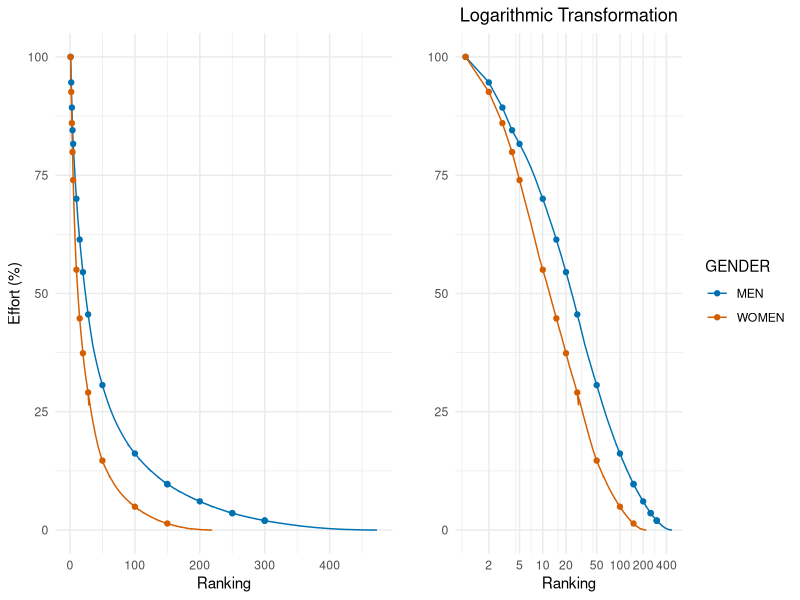
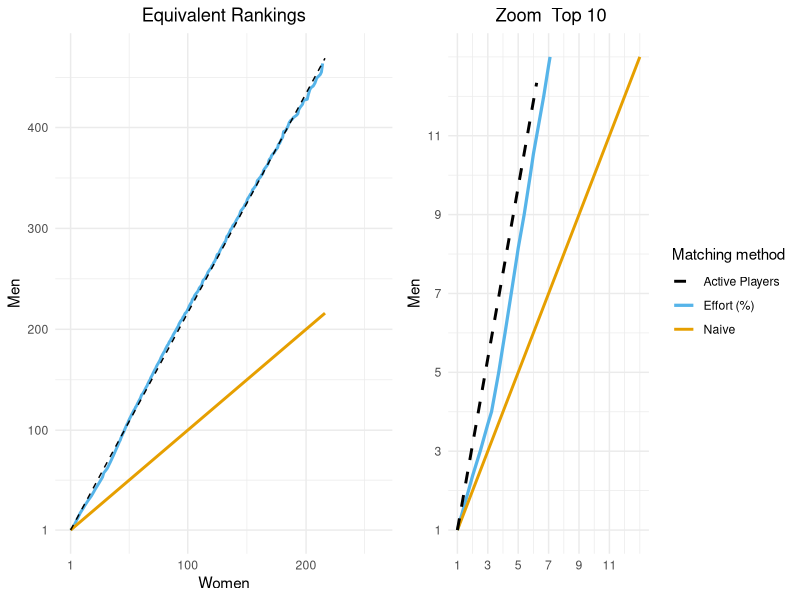
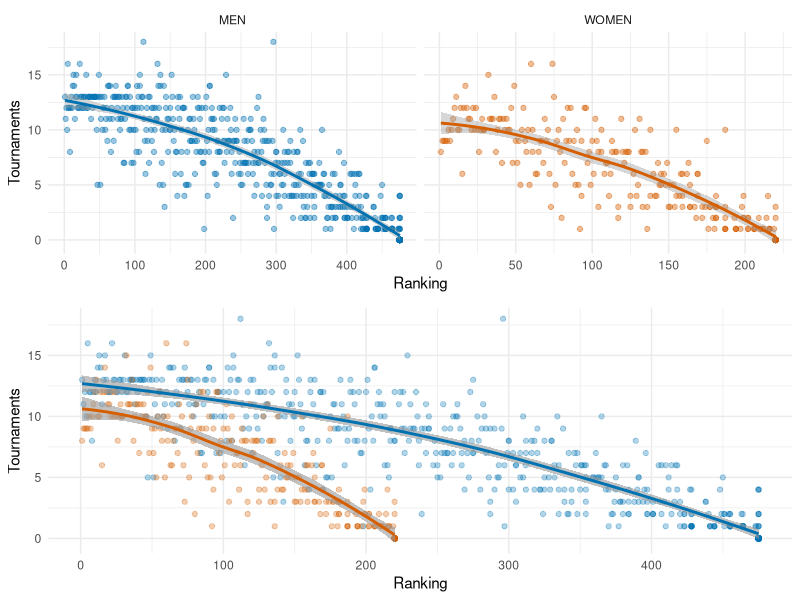
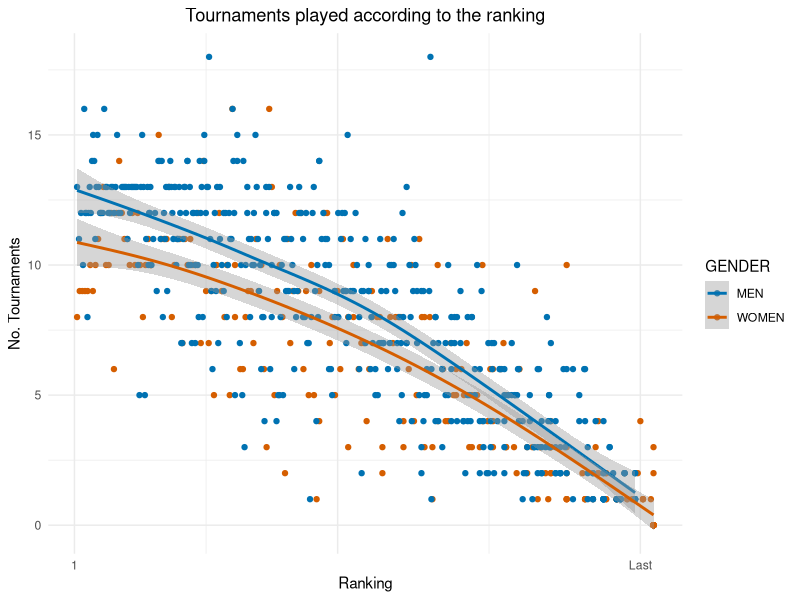

Recreate these plots in R, in order.
options(stringsAsFactor = F)
options(warn = F)
library(plyr)
library(dplyr)
library(magrittr)
library(ggplot2)
library(stringr)
library(gridExtra)
library(zoo)
theme_set(theme_minimal())

#1.- LOAD THE DATA AND CLEAN IT ------------------------------------------------

#Women -

ranking <- read.csv("PSA Rankings/Womens April.csv") 
colnames(ranking) <- c("Rank", "Points", "Avg")
ranking <- ranking[-grep('Flag', ranking$Rank),]
ranking %<>% .[-c(1:2),]

RANK <- list(NULL)
for(i in 1:(dim(ranking)[1]/3) ){
  
  #print(i)
  RANK[[i]] <- ranking[c((1 + (3 * (i-1) )):(3 + (3 * (i-1) ))), ]
  
}

RANK_WOMEN <- ldply(RANK, function(x){
  y <- as.character(x[1,1])
  y[2]<- as.character(x[2,1])
  y[3]<- as.numeric(as.character(x[3,1]) )
  y[4]<- as.character(x[3,2]) %>% str_replace_all(',', '') 
  y[5]<- as.character(x[3,3]) %>% str_replace_all(',', '') 
  y
})

colnames(RANK_WOMEN) <- c("Ranking", "Name", "Tournaments", "Points", "Avg")


# Men - 


ranking <- read.csv("PSA Rankings/Mens April.csv") 
colnames(ranking) <- c("Rank", "Points", "Avg")
ranking <- ranking[-grep('Flag', ranking$Rank),]
ranking %<>% .[-c(1:2),]

RANK <- list(NULL)
for(i in 1:(dim(ranking)[1]/3) ){
  
  #print(i)
  RANK[[i]] <- ranking[c((1 + (3 * (i-1) )):(3 + (3 * (i-1) ))), ]
  
}

RANK_MEN <- ldply(RANK, function(x){
  y <- as.character(x[1,1])
  y[2]<- as.character(x[2,1])
  y[3]<- as.numeric(as.character(x[3,1]) )
  y[4]<- as.character(x[3,2]) %>% str_replace_all(',', '') 
  y[5]<- as.character(x[3,3]) %>% str_replace_all(',', '') 
  y
})

colnames(RANK_MEN) <- c("Ranking", "Name", "Tournaments", "Points", "Avg")

#Bind both ranks

RANK_MEN$GENDER <- 'MEN'
RANK_WOMEN$GENDER <- 'WOMEN'

RANK <- rbind(RANK_MEN, RANK_WOMEN)

#2.- DESCRIPTIVE ANALYSIS -----------------------------------------------------


Summary <- RANK %>% ddply(.(GENDER), function(x){
  c(Average = sum(as.numeric(x$Avg)), 
  Points = sum(as.numeric(x$Points)), No.Players = length(x$Avg),
  Active.Players = nrow(x[x$Points>0,]), 
  Inactive.Pct = (nrow(x[x$Points==0,])/nrow(x)*100) %>% round(2)) 
})


#Check the relationship between points and average points
Summary$Tr.points <- Summary$Points/Summary$Average




#3.- Analysis using Average as the value of each observation

RANK[,-c(2,6)] %<>% sapply(as.numeric)


RANK %<>% ddply(.(GENDER), function(x){
  x$Avg.Pct <- (x$Avg/sum(x$Avg)) 
  y <- arrange(x, desc(Ranking))
  y$Pct.Cum <- cumsum(y$Avg.Pct)%>%  round(4)
  y
})

RANK.Active <- subset(RANK, Points>0)
R.points <- subset(RANK.Active, Ranking%in%c(1:5,10,15, 20,28, 50,100,150,200,250,300,400))

A1 <- ggplot(RANK.Active, aes(y=Pct.Cum*100,  x = Ranking, color = GENDER)) + 
  geom_line() +
 geom_point( data=R.points, aes(y=Pct.Cum*100,  x = Ranking, color = GENDER)) +
  scale_colour_manual(values=c( '#0072B2', "#D55E00")) + 
  scale_x_log10(breaks = c(2, 10, 5,50, 20,100,200,400)) +
  labs(y = '') + 
  ggtitle("Logarithmic Transformation") +
  theme(plot.title=element_text(hjust=.5))

A2 <- ggplot(RANK.Active, aes(y=Pct.Cum*100,  x = Ranking, color = GENDER)) + 
  geom_line() +
   geom_point( data=R.points, aes(y=Pct.Cum*100,  x = Ranking, color = GENDER)) +
  scale_colour_manual(values=c( '#0072B2', "#D55E00")) + 
  #scale_x_log10(breaks = c(2, 10, 5,50, 20,100,200,400)) +
  labs(y = 'Effort (%)', title = '') + 
  #ggtitle("Normal view") + 
  theme(plot.title=element_text(hjust=.5), legend.position = 'none')

grid.arrange(A2, A1, ncol =2)

#Comparison vector 

Comparison <- data.frame(V1 = seq(0,1, by=.0001) %>% round(4) %>%  as.character)

MEN <- subset(RANK.Active, GENDER=='MEN', select = c('Pct.Cum','Ranking')) %>% 
  ddply(.(Ranking), function(x){(mean(x$Pct.Cum) %>% round(4)) %>% as.character})

WOMEN <- subset(RANK.Active, GENDER=='WOMEN', select = c('Pct.Cum','Ranking')) %>% 
  ddply(.(Ranking), function(x){(mean(x$Pct.Cum) %>% round(4)) %>% as.character})
  
C1 <- join(Comparison, MEN)

colnames(C1) <- c('V1', 'Men')

C1 <- join(C1,WOMEN, match ='first') 
       
colnames(C1) <- c('V1', 'Men', 'Women')    

C1 %<>% apply(2,as.numeric) %>% data.frame %>% arrange(desc(V1))


#Get the table for the comparison

D1 <- subset(C1, !is.na(Men) | !is.na(Women))


D1$Men %<>% na.approx(D1$V1) 
D1$Women %<>% na.approx(D1$V1)



D1$V2 <- D1$Women
D1$V3 <- 472/217*D1$Women - 255/217

R1 <- ggplot(data=D1, aes(x= Women, y = Men)) +
  geom_line(aes(color = 'Effort (%)'), size = 1) +# geom_point() +
  geom_line( linetype =1, aes(colour = 'Naive', y =V2), size =1) +
  geom_line( linetype =2, aes(colour = 'Active Players', y =V3), size = .5) +
scale_colour_manual(name="Matching tecnique",
                    values=c(`Effort (%)` ="#56B4E9", Naive="#E69F00",
                             `Active Players`="BLACK"))+
  scale_x_continuous(limits = c(1,260), breaks = c(1,100,200))+
  scale_y_continuous(limits = c(1,470), breaks = c(1,100,200,300,400)) +
  ggtitle('Equivalent Rankings') +
  theme(plot.title=element_text(hjust=.5), legend.position = 'none')


R2 <- ggplot(data=D1, aes(x= Women, y = Men)) +
  geom_line(aes(color = 'Effort (%)'), size = 1.1) +# geom_point() +
  geom_line( linetype =1, aes(colour = 'Naive', y =V2),size = 1) +
  geom_line( linetype =2, aes(colour = 'Active Players', y =V3), size = 1) +
  scale_colour_manual(name="Matching method",
                      values=c(`Effort (%)` ="#56B4E9", Naive="#E69F00",
                               `Active Players`="BLACK"))+
  scale_x_continuous(limits = c(1,13), breaks = c(1,3,5,7,9,11))+
  scale_y_continuous(limits = c(1,13), breaks = c(1,3,5,7,9,11)) +
  ggtitle(' Zoom  Top 10') +
  labs (x='')+
  theme(plot.title=element_text(hjust=.5))
  

grid.arrange(R1, R2, ncol =2)

#Format the table
# 

D1 %<>% subset(V1>0, select= c('Women', 'Men',  'V3', 'V2'))

colnames(D1) <- c('Women', 'Effort (%)', 'Active Players', 'Naive')

D.complete <- D1

D1 %<>%subset( Women%in%c(1:8,10,20,50,100) | `Effort (%)`%in%c(50,100, 200)) 

D1%<>% sapply(round) %>% data.frame

G1 <- ggplot(RANK, aes( x=Ranking, y =Tournaments, group = GENDER, color = GENDER)) +
  geom_point( alpha=.4) +geom_smooth(method = 'loess') +
  scale_colour_manual(values=c( '#0072B2', "#D55E00")) + 
  facet_wrap(~GENDER, scales = 'free_x') + 
  theme(legend.position = 'none')


G2 <- ggplot(RANK, aes( x=Ranking, y =Tournaments, group = GENDER, color = GENDER)) +
  geom_point(alpha =.3) +geom_smooth(alpha =0.6, method = 'loess') +
  scale_colour_manual(values=c( '#0072B2', "#D55E00")) + 
  theme(legend.position = 'none')

grid.arrange(G1, G2)

#Get every ranking observation

R.men <- subset(RANK_MEN, Tournaments > 0 , select = c('Ranking', 'Tournaments')) 
colnames(R.men) <- c('Effort (%)', 'Tournaments')

#Use D.Complete to add the Rank associated by effort
R.men %<>% join(D.complete[,c(1,2)], by = "Effort (%)") 

R.men$GENDER <- 'MEN'
R.men %<>% .[,2:4] 
colnames(R.men) <- c('Tournaments', 'Ranking', 'GENDER')

R.men %<>% subset(!is.na(Ranking)) 


R.women <- subset(RANK_WOMEN, select = c('Ranking', 'Tournaments')) 
R.women$GENDER <- 'WOMEN'

Rank.obs.st <- rbind(R.women, R.men) 
Rank.obs.st$Ranking %<>% as.numeric 
Rank.obs.st$Tournaments %<>% as.numeric 


T1 <- ggplot(data = Rank.obs.st, aes(x = Ranking, y = Tournaments, color =GENDER)) +
  geom_point() +geom_smooth(method = 'gam') +
  scale_colour_manual(values=c( '#0072B2', "#D55E00")) + 
  labs( y = "No. Tournaments", x = 'Ranking', 
        title = 'Tournaments played according to the ranking') +
  scale_x_continuous(breaks = c(0,100, 215), labels = c('1', '', 'Last')) +
  #scale_y_continuous(breaks = c(0,12.1, 13.9), ) +
  theme(plot.title=element_text(hjust=.5))


T1
#Now lets get the lm formula to see the relationship

Rank.obs.st$Rank.Inv <- max(Rank.obs.st$Ranking) - Rank.obs.st$Ranking  

Obs.W <- subset(Rank.obs.st, GENDER == 'WOMEN')
Obs.M <- subset(Rank.obs.st, GENDER == 'MEN')

W.c <- lm(Tournaments~ 0 + Rank.Inv, Obs.W)$coefficients
M.c <- lm(Tournaments~ 0 + Rank.Inv, Obs.M)$coefficients

Tournamnet.Rel <- 1 - W.c/M.c
